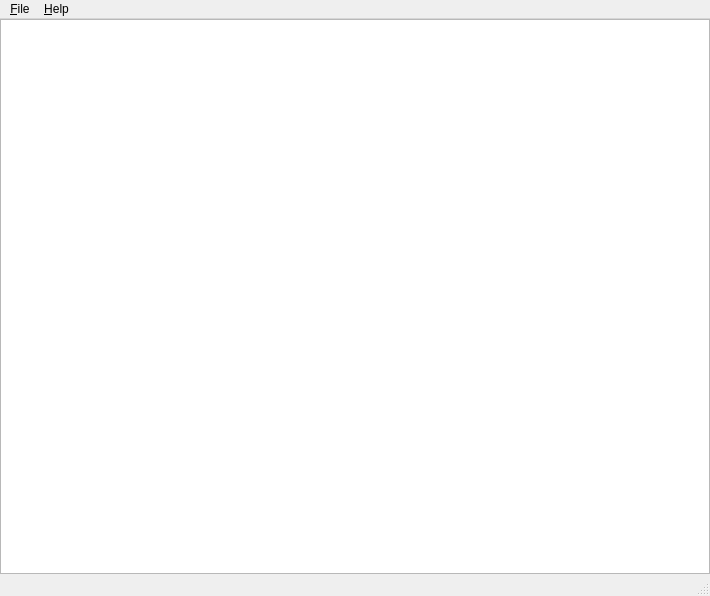
<?xml version="1.0" encoding="UTF-8"?>
<ui version="4.0">
 <class>RelationWindow</class>
 <widget class="QMainWindow" name="RelationWindow">
  <property name="geometry">
   <rect>
    <x>0</x>
    <y>0</y>
    <width>710</width>
    <height>596</height>
   </rect>
  </property>
  <property name="windowTitle">
   <string>Relation</string>
  </property>
  <widget class="QWidget" name="centralwidget">
   <layout class="QHBoxLayout" name="horizontalLayout">
    <property name="spacing">
     <number>0</number>
    </property>
    <property name="margin">
     <number>0</number>
    </property>
    <item>
     <widget class="QTableView" name="view">
      <property name="editTriggers">
       <set>QAbstractItemView::NoEditTriggers</set>
      </property>
      <property name="sortingEnabled">
       <bool>true</bool>
      </property>
     </widget>
    </item>
   </layout>
  </widget>
  <widget class="QMenuBar" name="menubar">
   <property name="geometry">
    <rect>
     <x>0</x>
     <y>0</y>
     <width>710</width>
     <height>23</height>
    </rect>
   </property>
   <widget class="QMenu" name="menu_File">
    <property name="title">
     <string>&amp;File</string>
    </property>
    <addaction name="action_Save_as_global"/>
    <addaction name="action_Export_CSV"/>
    <addaction name="separator"/>
    <addaction name="actionPrint"/>
    <addaction name="separator"/>
    <addaction name="action_Close"/>
   </widget>
   <widget class="QMenu" name="menu_Help">
    <property name="title">
     <string>&amp;Help</string>
    </property>
    <addaction name="action_About"/>
   </widget>
   <addaction name="menu_File"/>
   <addaction name="menu_Help"/>
  </widget>
  <widget class="QStatusBar" name="statusbar"/>
  <action name="action_About">
   <property name="text">
    <string>&amp;About</string>
   </property>
  </action>
  <action name="action_Save_as_global">
   <property name="text">
    <string>&amp;Save as global...</string>
   </property>
   <property name="shortcut">
    <string>Ctrl+S</string>
   </property>
  </action>
  <action name="action_Export_CSV">
   <property name="text">
    <string>&amp;Export CSV...</string>
   </property>
   <property name="shortcut">
    <string>Ctrl+E</string>
   </property>
  </action>
  <action name="action_Close">
   <property name="text">
    <string>&amp;Close</string>
   </property>
   <property name="shortcut">
    <string>Ctrl+W</string>
   </property>
  </action>
  <action name="actionPrint">
   <property name="text">
    <string>&amp;Print</string>
   </property>
  </action>
 </widget>
 <resources/>
 <connections>
  <connection>
   <sender>action_About</sender>
   <signal>triggered()</signal>
   <receiver>RelationWindow</receiver>
   <slot>showAbout()</slot>
   <hints>
    <hint type="sourcelabel">
     <x>-1</x>
     <y>-1</y>
    </hint>
    <hint type="destinationlabel">
     <x>394</x>
     <y>321</y>
    </hint>
   </hints>
  </connection>
  <connection>
   <sender>action_Close</sender>
   <signal>triggered()</signal>
   <receiver>RelationWindow</receiver>
   <slot>close()</slot>
   <hints>
    <hint type="sourcelabel">
     <x>-1</x>
     <y>-1</y>
    </hint>
    <hint type="destinationlabel">
     <x>394</x>
     <y>321</y>
    </hint>
   </hints>
  </connection>
  <connection>
   <sender>action_Export_CSV</sender>
   <signal>triggered()</signal>
   <receiver>RelationWindow</receiver>
   <slot>exportCSV()</slot>
   <hints>
    <hint type="sourcelabel">
     <x>-1</x>
     <y>-1</y>
    </hint>
    <hint type="destinationlabel">
     <x>394</x>
     <y>321</y>
    </hint>
   </hints>
  </connection>
  <connection>
   <sender>action_Save_as_global</sender>
   <signal>triggered()</signal>
   <receiver>RelationWindow</receiver>
   <slot>saveAsGlobal()</slot>
   <hints>
    <hint type="sourcelabel">
     <x>-1</x>
     <y>-1</y>
    </hint>
    <hint type="destinationlabel">
     <x>394</x>
     <y>321</y>
    </hint>
   </hints>
  </connection>
  <connection>
   <sender>actionPrint</sender>
   <signal>triggered()</signal>
   <receiver>RelationWindow</receiver>
   <slot>showPrint()</slot>
   <hints>
    <hint type="sourcelabel">
     <x>-1</x>
     <y>-1</y>
    </hint>
    <hint type="destinationlabel">
     <x>354</x>
     <y>297</y>
    </hint>
   </hints>
  </connection>
 </connections>
 <slots>
  <slot>showAbout()</slot>
  <slot>exportCSV()</slot>
  <slot>saveAsGlobal()</slot>
  <slot>showPrint()</slot>
 </slots>
</ui>
